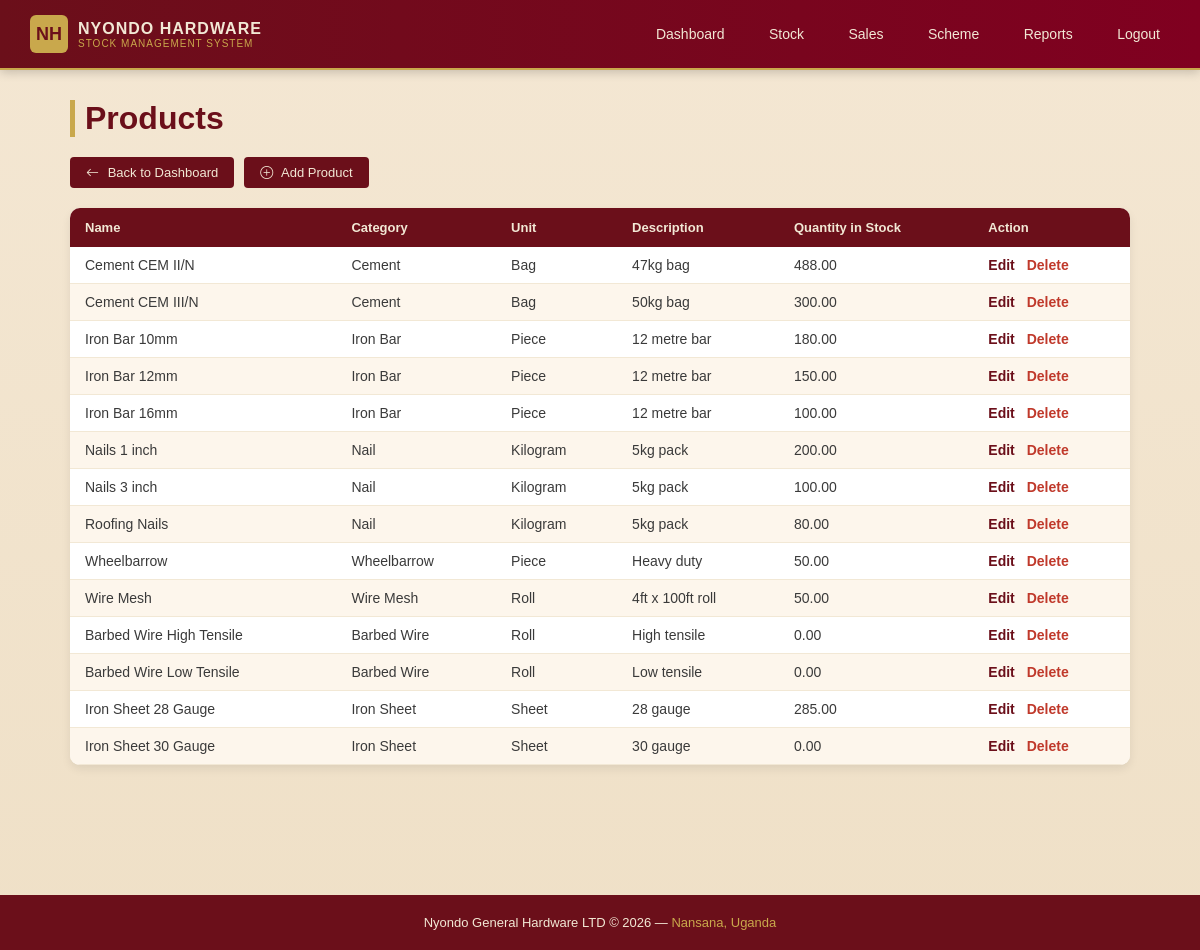
Screenshot of /stock/products/ (signed in) with the database file from the repository.
### stock/models.py (models this page shows, shortened)
class Product(models.Model):
    CATEGORY_CHOICES = [
        ('cement',      'Cement'),
        ('iron_bar',    'Iron Bar'),
        ('nail',        'Nail'),
        ('wheelbarrow', 'Wheelbarrow'),
        ('wire_mesh',   'Wire Mesh'),
        ('barbed_wire', 'Barbed Wire'),
        ('iron_sheet',  'Iron Sheet'),
    ]
    UNIT_CHOICES = [
        ('bag',   'Bag'),
        ('piece', 'Piece'),
        ('kg',    'Kilogram'),
        ('roll',  'Roll'),
        ('sheet', 'Sheet'),
    ]
    name              = models.CharField(max_length=200)
    category          = models.CharField(max_length=50, choices=CATEGORY_CHOICES)
    unit              = models.CharField(max_length=20, choices=UNIT_CHOICES)
    description       = models.CharField(max_length=255, blank=True)
    quantity_in_stock = models.DecimalField(max_digits=10, decimal_places=2, default=0)

### accounts/decorators.py (the view, shortened to what this page needs)
        def wrapper(request, *args, **kwargs):
            if not request.user.is_authenticated:
                return redirect('/login/')
            if request.user.is_superuser:
                return view_func(request, *args, **kwargs)

### stock/views.py (called while the page is built)
@role_required('manager', 'attendant')
def product_list(request):
    products = Product.objects.all()
    return render(request, 'stock/product_list.html', {'products': products})

### stock/templates/stock/product_list.html (shortened to what this page needs)
{% extends 'base.html' %}
{% block content %}
    <h1>Products</h1>
    <div class="action-bar">
    <a href="{% url 'stock_dashboard' %}">
        <i class="bi bi-arrow-left" style="margin-right: 5px;"></i>
        Back to Dashboard
    </a>
    {% if request.user.is_superuser or request.user.profile.role == 'manager' %}
    <a href="{% url 'product_add' %}">
        <i class="bi bi-plus-circle" style="margin-right: 5px;"></i>
        Add Product
    </a>
    {% endif %}
</div>
    <table>
        <thead>
            <tr>
                <th>Name</th>
                <th>Category</th>
                <th>Unit</th>
                <th>Description</th>
                <th>Quantity in Stock</th>
                <th>Action</th>
            </tr>
        </thead>
        <tbody>
            {% for product in products %}
            <tr>
                <td>{{ product.name }}</td>
                <td>{{ product.get_category_display }}</td>
                <td>{{ product.get_unit_display }}</td>
                <td>{{ product.description }}</td>
                <td>{{ product.quantity_in_stock }}</td>
                <td>
                    <a class="action-edit" href="{% url 'product_edit' product.pk %}">Edit</a>
                    <a class="action-delete" href="{% url 'product_delete' product.pk %}">Delete</a>
                </td>
            </tr>
            {% empty %}
            <tr>
                <td colspan="6">No products yet.</td>
            </tr>
            {% endfor %}
        </tbody>
    </table>
{% endblock %}

### templates/base.html (style rules this page uses)
* { margin: 0; padding: 0; box-sizing: border-box; }
body { font-family: Arial, sans-serif; background: linear-gradient(to bottom, #f4e7d3, #efe0c7); color: #6b0f1a; min-height: 100vh; display: flex; flex-direction: column; }
h1 { color: #6b0f1a; margin-bottom: 20px; border-left: 5px solid #c9a84c; padding-left: 10px; }
table { width: 100%; border-collapse: collapse; background-color: #fff; margin-top: 10px; border-radius: 10px; overflow: hidden; box-shadow: 0 4px 10px rgba(0,0,0,0.08); }
table th { background-color: #6b0f1a; color: #f2e8d5; padding: 12px 15px; text-align: left; font-size: 13px; }
table td { padding: 10px 15px; border-bottom: 1px solid #f2e8d5; font-size: 14px; color: #3a3a3a; }
tbody tr:nth-child(even) { background-color: #fdf6ec; }
a { color: #6b0f1a; text-decoration: none; }
.action-edit { color: #6b0f1a; font-weight: bold; margin-right: 8px; }
.action-delete { color: #c0392b; font-weight: bold; }
.action-bar { display: flex; gap: 10px; margin-bottom: 20px; flex-wrap: wrap; }
.action-bar a { background-color: #6b0f1a; color: #f2e8d5; padding: 8px 16px; border-radius: 4px; font-size: 13px; transition: 0.3s ease; display: inline-block; }

### rows the page displays
Product: name "Cement CEM II/N", category "Cement", unit "Bag", description "47kg bag", quantity_in_stock "488.00"
Product: name "Cement CEM III/N", category "Cement", unit "Bag", description "50kg bag", quantity_in_stock "300.00"
Product: name "Iron Bar 10mm", category "Iron Bar", unit "Piece", description "12 metre bar", quantity_in_stock "180.00"
Product: name "Iron Bar 12mm", category "Iron Bar", unit "Piece", description "12 metre bar", quantity_in_stock "150.00"
Product: name "Iron Bar 16mm", category "Iron Bar", unit "Piece", description "12 metre bar", quantity_in_stock "100.00"
Product: name "Nails 1 inch", category "Nail", unit "Kilogram", description "5kg pack", quantity_in_stock "200.00"
Product: name "Nails 3 inch", category "Nail", unit "Kilogram", description "5kg pack", quantity_in_stock "100.00"
Product: name "Roofing Nails", category "Nail", unit "Kilogram", description "5kg pack", quantity_in_stock "80.00"
Product: name "Wheelbarrow", category "Wheelbarrow", unit "Piece", description "Heavy duty", quantity_in_stock "50.00"
Product: name "Wire Mesh", category "Wire Mesh", unit "Roll", description "4ft x 100ft roll", quantity_in_stock "50.00"
Product: name "Barbed Wire High Tensile", category "Barbed Wire", unit "Roll", description "High tensile", quantity_in_stock "0.00"
Product: name "Barbed Wire Low Tensile", category "Barbed Wire", unit "Roll", description "Low tensile", quantity_in_stock "0.00"
Product: name "Iron Sheet 28 Gauge", category "Iron Sheet", unit "Sheet", description "28 gauge", quantity_in_stock "285.00"
Product: name "Iron Sheet 30 Gauge", category "Iron Sheet", unit "Sheet", description "30 gauge", quantity_in_stock "0.00"
